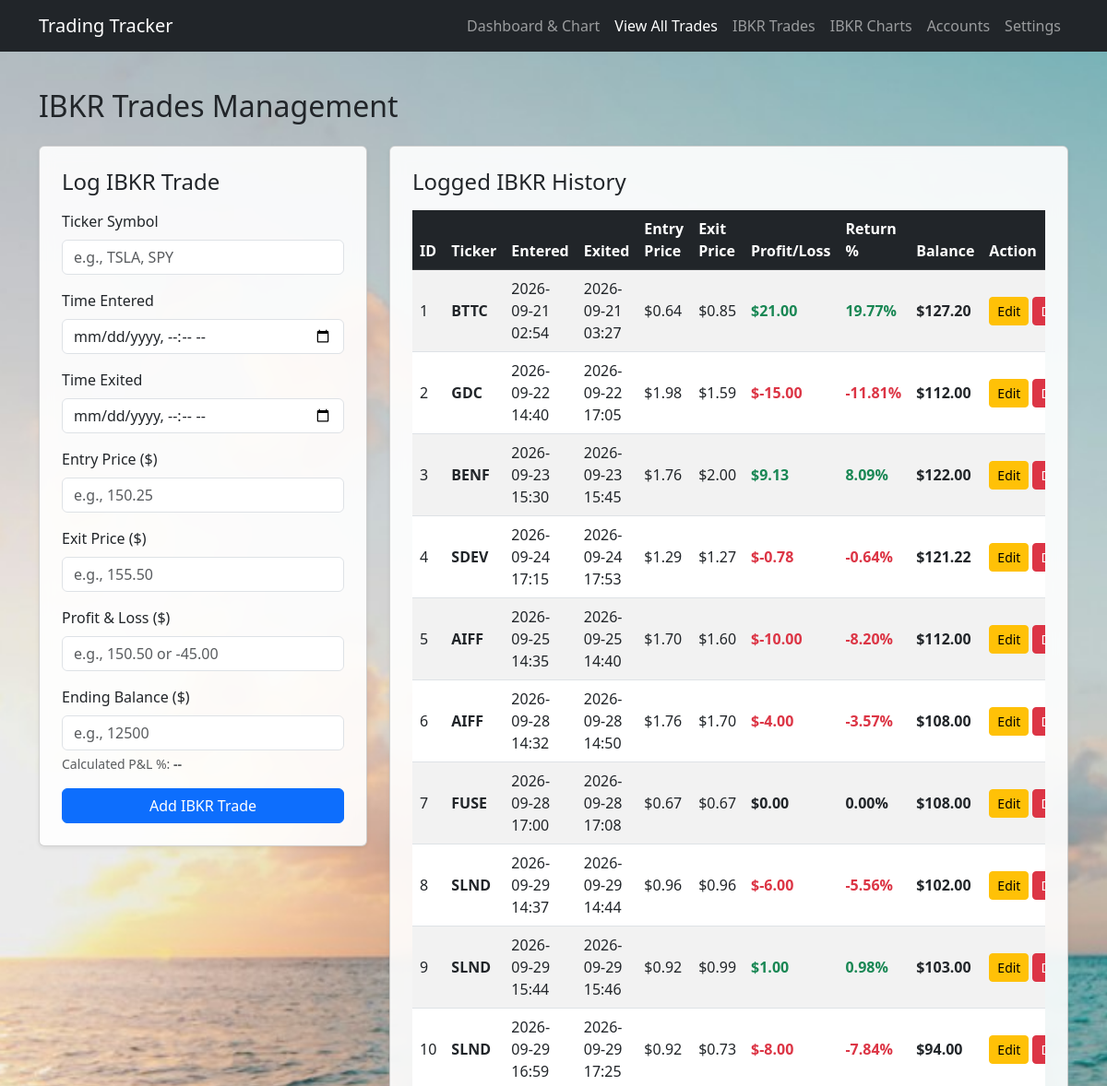
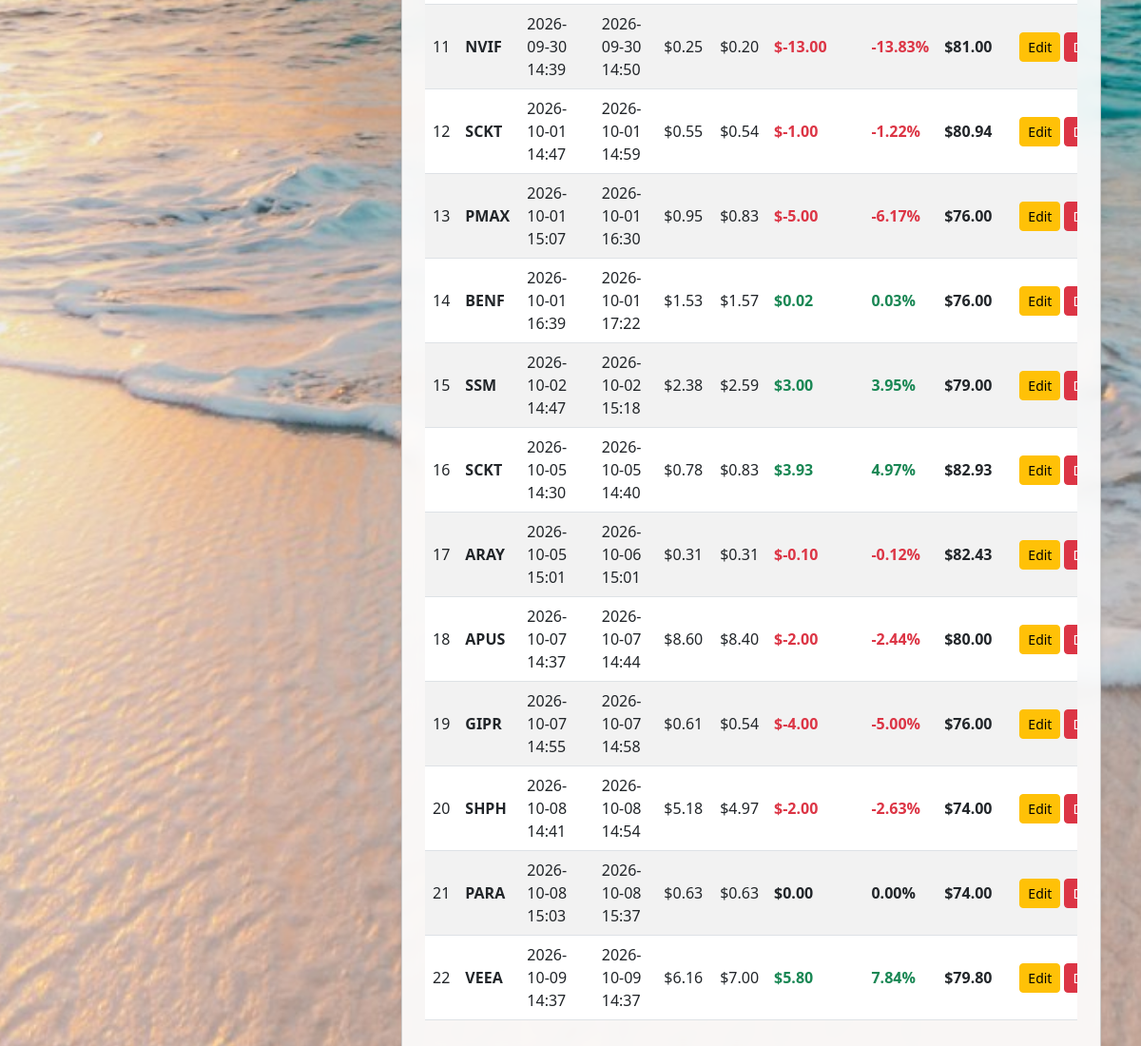
The app's page /ibkr with its own data (2 pictures, top to bottom).
### flask_app.py (models this page shows)
class IBKRTrade(db.Model):
    id = db.Column(db.Integer, primary_key=True)
    ticker = db.Column(db.String(20), nullable=False)
    time_entered = db.Column(db.String(50), nullable=False)
    time_exited = db.Column(db.String(50), nullable=False)
    entry_price = db.Column(db.Float, nullable=False, default=0.0)
    exit_price = db.Column(db.Float, nullable=False, default=0.0)
    pnl = db.Column(db.Float, nullable=False, default=0.0)
    balance = db.Column(db.Float, nullable=False, default=0.0)
    timestamp = db.Column(db.DateTime, default=datetime.utcnow)

### flask_app.py (the view, shortened to what this page needs)
@app.route('/ibkr', methods=['GET', 'POST'])
def ibkr_trades():
    all_ibkr_trades = IBKRTrade.query.order_by(IBKRTrade.id.asc()).all()
    return render_template('ibkr.html', trades=all_ibkr_trades)

### flask_app.py (called while the page is built)
def get_active_account():
    try:
        account = db.session.get(Account, int(request.cookies.get('account_id', '')))
    except ValueError:
        account = None
    return account or Account.query.order_by(Account.id.asc()).first()

@app.context_processor
def inject_accounts():
    return {
        'accounts': Account.query.order_by(Account.id.asc()).all(),
        'active_account': get_active_account(),
        'account_summary': account_summary,
    }

### templates/ibkr.html (shortened to what this page needs)
<!DOCTYPE html>
<html lang="en">
<head>
    <link href="https://cdn.jsdelivr.net/npm/bootstrap@5.3.0/dist/css/bootstrap.min.css" rel="stylesheet">
</head>
<body class="wallpaper-bg">
    <nav class="navbar navbar-expand-lg navbar-dark bg-dark mb-4">
        <div class="container">
            <a class="navbar-brand" href="/">Trading Tracker</a>
              <div class="navbar-nav">
                <a class="nav-link" href="/">Dashboard & Chart</a>
                <a class="nav-link active" href="/trades-list">View All Trades</a>
                <a class="nav-link" href="/ibkr">IBKR Trades</a>
                <a class="nav-link" href="/ibkr-charts">IBKR Charts</a>
                <a class="nav-link" href="/accounts">Accounts</a>
                <a class="nav-link" href="/settings">Settings</a>
            </div>
        </div>
    </nav>
    <div class="container py-3">
        <h2 class="mb-4">IBKR Trades Management</h2>
        <div class="row g-4">
            <div class="col-lg-4">
                <div class="card shadow-sm p-4">
                    <h4 class="card-title mb-3">Log IBKR Trade</h4>
                    <form method="POST">
                        <div class="mb-3">
                            <label class="form-label">Ticker Symbol</label>
                            <input type="text" class="form-control" name="ticker" placeholder="e.g., TSLA, SPY" required>
                        </div>
                        <div class="mb-3">
                            <label class="form-label">Time Entered</label>
                            <input type="datetime-local" class="form-control" name="time_entered" required>
                        </div>
                        <div class="mb-3">
                            <label class="form-label">Time Exited</label>
                            <input type="datetime-local" class="form-control" name="time_exited" required>
                        </div>
                        <div class="mb-3">
                            <label class="form-label">Entry Price ($)</label>
                            <input type="number" step="any" class="form-control" name="entry_price" placeholder="e.g., 150.25" required>
                        </div>
                        <div class="mb-3">
                            <label class="form-label">Exit Price ($)</label>
                            <input type="number" step="any" class="form-control" name="exit_price" placeholder="e.g., 155.50" required>
                        </div>
                        <div class="mb-3">
                            <label class="form-label">Profit & Loss ($)</label>
                            <input type="number" step="any" class="form-control" id="pnlInput" name="pnl" placeholder="e.g., 150.50 or -45.00" required>
                        </div>
                        <div class="mb-3">
                            <label class="form-label">Ending Balance ($)</label>
                            <input type="number" step="any" class="form-control" id="balanceInput" name="balance" placeholder="e.g., 12500" required>
                            <div class="form-text mt-1">
                                Calculated P&L %: <span id="pnlPercentDisplay" class="fw-bold text-muted">--</span>
                            </div>
                        </div>
                        <button type="submit" class="btn btn-primary w-100">Add IBKR Trade</button>
                    </form>
                </div>
            </div>
            <div class="col-lg-8">
                <div class="card shadow-sm p-4">
                    <h4 class="card-title mb-3">Logged IBKR History</h4>
                    <div class="table-responsive">
                        <table class="table table-striped table-hover align-middle">
                            <thead class="table-dark">
                                <tr>
                                    <th>ID</th>
                                    <th>Ticker</th>
                                    <th>Entered</th>
                                    <th>Exited</th>
                                    <th>Entry Price</th>
                                    <th>Exit Price</th>
                                    <th>Profit/Loss</th>
                                    <th>Return %</th>
                                    <th>Balance</th>
                                    <th>Action</th>
                                </tr>
                            </thead>
                            <tbody>
                                {% for trade in trades %}
                                {% set starting_balance = trade.balance - trade.pnl %}
                                {% set pct = (trade.pnl / starting_balance * 100) if starting_balance > 0 else 0 %}
                                <tr>
                                    <td>{{ trade.id }}</td>
                                    <td><strong>{{ trade.ticker }}</strong></td>
                                    <td>{{ trade.time_entered.replace('T', ' ') }}</td>
                                    <td>{{ trade.time_exited.replace('T', ' ') }}</td>
                                    <td>${{ "%.2f"|format(trade.entry_price) }}</td>
                                    <td>${{ "%.2f"|format(trade.exit_price) }}</td>
                                    <td>
                                        <span class="fw-bold {{ 'text-success' if trade.pnl > 0 else ('text-danger' if trade.pnl < 0 else '') }}">
                                            ${{ "%.2f"|format(trade.pnl) }}
                                        </span>
                                    </td>
                                    <td>
                                        <span class="fw-bold {{ 'text-success' if pct > 0 else ('text-danger' if pct < 0 else '') }}">
                                            {{ "%.2f"|format(pct) }}%
                                        </span>
                                    </td>
                                    <td>
                                        <span class="fw-bold">
                                            ${{ "%.2f"|format(trade.balance) }}
                                        </span>
                                    </td>
                                    <td>
                                        <div class="d-flex gap-1">
                                            <a href="/ibkr/edit/{{ trade.id }}" class="btn btn-sm btn-warning">Edit</a>
                                            <form action="/ibkr/delete/{{ trade.id }}" method="POST" onsubmit="return confirm('Delete this IBKR trade?');">
                                                <button type="submit" class="btn btn-sm btn-danger">Delete</button>
                                            </form>
                                        </div>
                                    </td>
                                </tr>
                                {% else %}
                                <tr>
                                    <td colspan="10" class="text-center text-muted py-4">No IBKR trades logged yet.</td>
                                </tr>
                                {% endfor %}
                            </tbody>
                        </table>
                    </div>
                </div>
            </div>
        </div>
    </div>
</body>
</html>

### records on screen
IBKRTrade: id "1", ticker "BTTC", time_entered.replace "2026-09-21 02:54", time_exited.replace "2026-09-21 03:27", entry_price "0.64", exit_price "0.85", pnl "21.00", pct "19.77", balance "127.20"
IBKRTrade: id "2", ticker "GDC", time_entered.replace "2026-09-22 14:40", time_exited.replace "2026-09-22 17:05", entry_price "1.98", exit_price "1.59", pnl "-15.00", pct "-11.81", balance "112.00"
IBKRTrade: id "3", ticker "BENF", time_entered.replace "2026-09-23 15:30", time_exited.replace "2026-09-23 15:45", entry_price "1.76", exit_price "2.00", pnl "9.13", pct "8.09", balance "122.00"
IBKRTrade: id "4", ticker "SDEV", time_entered.replace "2026-09-24 17:15", time_exited.replace "2026-09-24 17:53", entry_price "1.29", exit_price "1.27", pnl "-0.78", pct "-0.64", balance "121.22"
IBKRTrade: id "5", ticker "AIFF", time_entered.replace "2026-09-25 14:35", time_exited.replace "2026-09-25 14:40", entry_price "1.70", exit_price "1.60", pnl "-10.00", pct "-8.20", balance "112.00"
IBKRTrade: id "6", ticker "AIFF", time_entered.replace "2026-09-28 14:32", time_exited.replace "2026-09-28 14:50", entry_price "1.76", exit_price "1.70", pnl "-4.00", pct "-3.57", balance "108.00"
IBKRTrade: id "7", ticker "FUSE", time_entered.replace "2026-09-28 17:00", time_exited.replace "2026-09-28 17:08", entry_price "0.67", exit_price "0.67", pnl "0.00", balance "108.00"
IBKRTrade: id "8", ticker "SLND", time_entered.replace "2026-09-29 14:37", time_exited.replace "2026-09-29 14:44", entry_price "0.96", exit_price "0.96", pnl "-6.00", pct "-5.56", balance "102.00"
IBKRTrade: id "9", ticker "SLND", time_entered.replace "2026-09-29 15:44", time_exited.replace "2026-09-29 15:46", entry_price "0.92", exit_price "0.99", pnl "1.00", pct "0.98", balance "103.00"
IBKRTrade: id "10", ticker "SLND", time_entered.replace "2026-09-29 16:59", time_exited.replace "2026-09-29 17:25", entry_price "0.92", exit_price "0.73", pnl "-8.00", pct "-7.84", balance "94.00"
IBKRTrade: id "11", ticker "NVIF", time_entered.replace "2026-09-30 14:39", time_exited.replace "2026-09-30 14:50", entry_price "0.25", exit_price "0.20", pnl "-13.00", pct "-13.83", balance "81.00"
IBKRTrade: id "12", ticker "SCKT", time_entered.replace "2026-10-01 14:47", time_exited.replace "2026-10-01 14:59", entry_price "0.55", exit_price "0.54", pnl "-1.00", pct "-1.22", balance "80.94"
IBKRTrade: id "13", ticker "PMAX", time_entered.replace "2026-10-01 15:07", time_exited.replace "2026-10-01 16:30", entry_price "0.95", exit_price "0.83", pnl "-5.00", pct "-6.17", balance "76.00"
IBKRTrade: id "14", ticker "BENF", time_entered.replace "2026-10-01 16:39", time_exited.replace "2026-10-01 17:22", entry_price "1.53", exit_price "1.57", pnl "0.02", pct "0.03", balance "76.00"
IBKRTrade: id "15", ticker "SSM", time_entered.replace "2026-10-02 14:47", time_exited.replace "2026-10-02 15:18", entry_price "2.38", exit_price "2.59", pnl "3.00", pct "3.95", balance "79.00"
IBKRTrade: id "16", ticker "SCKT", time_entered.replace "2026-10-05 14:30", time_exited.replace "2026-10-05 14:40", entry_price "0.78", exit_price "0.83", pnl "3.93", pct "4.97", balance "82.93"
IBKRTrade: id "17", ticker "ARAY", time_entered.replace "2026-10-05 15:01", time_exited.replace "2026-10-06 15:01", entry_price "0.31", exit_price "0.31", pnl "-0.10", pct "-0.12", balance "82.43"
IBKRTrade: id "18", ticker "APUS", time_entered.replace "2026-10-07 14:37", time_exited.replace "2026-10-07 14:44", entry_price "8.60", exit_price "8.40", pnl "-2.00", pct "-2.44", balance "80.00"
IBKRTrade: id "19", ticker "GIPR", time_entered.replace "2026-10-07 14:55", time_exited.replace "2026-10-07 14:58", entry_price "0.61", exit_price "0.54", pnl "-4.00", pct "-5.00", balance "76.00"
IBKRTrade: id "20", ticker "SHPH", time_entered.replace "2026-10-08 14:41", time_exited.replace "2026-10-08 14:54", entry_price "5.18", exit_price "4.97", pnl "-2.00", pct "-2.63", balance "74.00"
IBKRTrade: id "21", ticker "PARA", time_entered.replace "2026-10-08 15:03", time_exited.replace "2026-10-08 15:37", entry_price "0.63", exit_price "0.63", pnl "0.00", balance "74.00"
IBKRTrade: id "22", ticker "VEEA", time_entered.replace "2026-10-09 14:37", time_exited.replace "2026-10-09 14:37", entry_price "6.16", exit_price "7.00", pnl "5.80", pct "7.84", balance "79.80"
